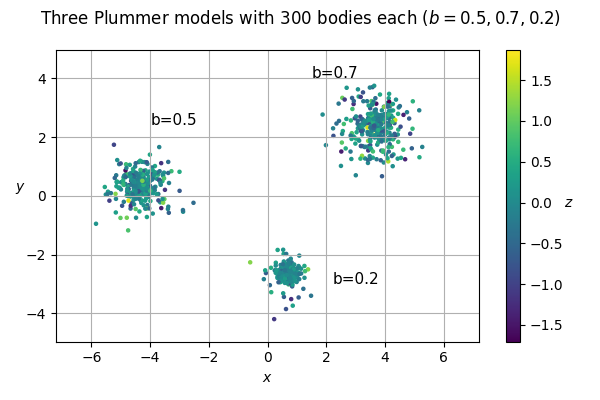

This figure's Python source:
import sys
sys.path.append("../../")

import api as iv
import numpy as np
import matplotlib.pyplot as plt

def sample (N:int, parameters:list, profile:str, size_qs:float=-1.0, size_ps:float=-1.0, td:bool=False):
  N = np.array(N)
  m = np.zeros(N, order='F')
  qs = np.zeros((3,N), order='F')
  ps = np.zeros((3,N), order='F')
  iv.initial_values_mod.api(size_qs, size_ps, True, td, profile, parameters, m, qs, ps)
  return m, qs, ps

sets = [
  { "N": 300, "b": 0.5 , "qcm": [-5.0,+0.0,+0.0], "size": 2.0},
  { "N": 300, "b": 0.7 , "qcm": [+3.0,+2.0,+0.0], "size": 2.0},
  { "N": 300,  "b": 0.2 , "qcm": [+0.0,-3.0,+0.0], "size": 2.0},
]

Ntotal = sum(preset["N"] for preset in sets)
Mtot = 1.0
m = np.zeros(Ntotal)
qs = np.zeros((3, Ntotal))
ps = np.zeros((3, Ntotal))

plt.figure(figsize=(6,4))
plt.suptitle(r"Three Plummer models with 300 bodies each ($b=0.5, 0.7, 0.2$)")
plt.xlabel(r"$x$", rotation=0)
plt.ylabel(r"$y$", rotation=0)

idx = 0
for i, preset in enumerate(sets):
  m_local, qs_local, ps_local = sample(preset["N"], [1.0, preset["b"]], "plummer", size_qs=preset["size"])
  
  Mtot_local = sum(m_local)
  qs_local[0,:] = qs_local[0,:] - m_local @ qs_local[0,:] / Mtot_local
  qs_local[1,:] = qs_local[1,:] - m_local @ qs_local[1,:] / Mtot_local
  qs_local[2,:] = qs_local[2,:] - m_local @ qs_local[2,:] / Mtot_local

  qs_local[0,:] = qs_local[0,:] + preset["qcm"][0]
  qs_local[1,:] = qs_local[1,:] + preset["qcm"][1]
  qs_local[2,:] = qs_local[2,:] + preset["qcm"][2]

  next_idx = idx + preset["N"]
  m[idx:next_idx] = m_local
  qs[:,idx:next_idx] = qs_local
  ps[:,idx:next_idx] = ps_local

  idx = next_idx

plt.grid(True)

qs[0,:] = qs[0,:] - m @ qs[0,:] / sum(m)
qs[1,:] = qs[1,:] - m @ qs[1,:] / sum(m)
qs[2,:] = qs[2,:] - m @ qs[2,:] / sum(m)

print("qcm_x =", m @ qs[0,:] / sum(m))
print("qcm_y =", m @ qs[1,:] / sum(m))
print("qcm_z =", m @ qs[2,:] / sum(m))
print("Mtot  =", sum(m))

plt.scatter(qs[0,:], qs[1,:], c=qs[2,:], cmap='viridis', s=5)
plt.text(-4.0,  2.4, r"b=0.5", fontsize=11)
plt.text( 1.5,  4.0, r"b=0.7", fontsize=11)
plt.text( 2.2, -3.0, r"b=0.2", fontsize=11)

plt.axis("equal")
plt.xlim(-6, 6)
plt.ylim(-5, 5)
cbar = plt.colorbar()
cbar.set_label(r"$z$", rotation=0)
plt.tight_layout()
plt.savefig("multiplummer.png")
plt.close()


import json

json_obj = {
  "N": Ntotal,
  "valores_iniciais": {
    "massas": m.tolist(),
    "posicoes": [qs[:,i].tolist() for i in range(Ntotal)],
    "momentos": [ps[:,i].tolist() for i in range(Ntotal)]
  }
}

with open("multiplummer_vi.json", "w") as arq:
  json.dump(json_obj, arq)
